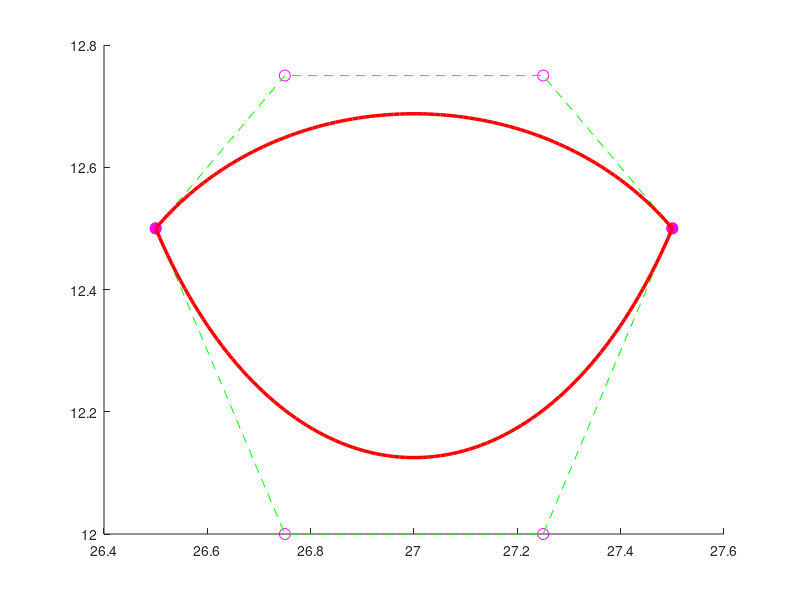

MATLAB code for this plot:
function nas_poligoane_control()

t = linspace(0,1,100); % Parametrul
% Punctele de control
b1 = [26.50 26.75 27.25 27.50; 12.5 12 12 12.5];
b2 = [26.50 26.75 27.25 27.50; 12.5 12.75 12.75 12.5];
% Polinoamele Bernstein de gradul 3
B0 = (1-t).^3;
B1 = 3.*(1-t).^2.*t;
B2 = 3.*(1-t).*t.^2;
B3 = t.^3;
B = [B0;B1;B2;B3]; % Matricea care cuprinde toate polinoamele Bernstein
% Curbele Bezier
f1 = b1*B;
f2 = b2*B;

% --> Desenare grafic (curba + poligoanele de control) <--
hold on 
% Deseneaza cercuri pline pentru primul si ultimul punct din poligoanele de control
plot([b1(1,1),b1(1,end)],[b1(2,1),b1(2,end)],'mo','MarkerFaceColor','m','MarkerSize',8)
plot([b2(1,1),b2(1,end)],[b2(2,1),b2(2,end)],'mo','MarkerFaceColor','m','MarkerSize',8)

% Deseneaza cercuri goale pentru punctele interioare din poligoanele de control 
plot(b1(1,2:end-1),b1(2,2:end-1),'mo','MarkerSize',8)
plot(b2(1,2:end-1),b2(2,2:end-1),'mo','MarkerSize',8)

% Traseaza poligoanele de control
plot(b1(1,:),b1(2,:),'--g')
plot(b2(1,:),b2(2,:),'--g')

% Traseaza curbele Bezier generate din punctele de control
plot(f1(1,:),f1(2,:),'r','LineWidth',2.5)
plot(f2(1,:),f2(2,:),'r','LineWidth',2.5)
hold off

end